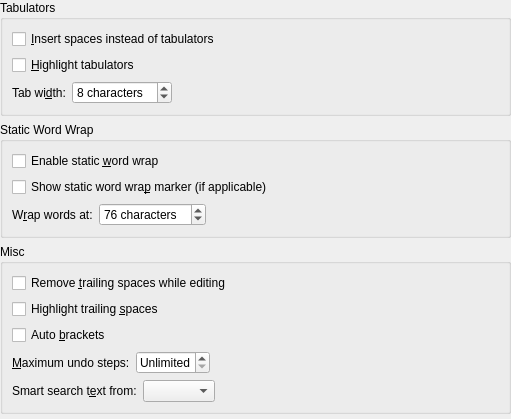
<ui version="4.0" >
 <class>EditConfigWidget</class>
 <widget class="QWidget" name="EditConfigWidget" >
  <property name="geometry" >
   <rect>
    <x>0</x>
    <y>0</y>
    <width>511</width>
    <height>419</height>
   </rect>
  </property>
  <layout class="QVBoxLayout" >
   <property name="margin" >
    <number>0</number>
   </property>
   <property name="spacing" >
    <number>6</number>
   </property>
   <item>
    <widget class="QGroupBox" name="gbTabulators" >
     <property name="title" >
      <string>Tabulators</string>
     </property>
     <layout class="QVBoxLayout" >
      <property name="margin" >
       <number>9</number>
      </property>
      <property name="spacing" >
       <number>6</number>
      </property>
      <item>
       <widget class="QCheckBox" name="chkReplaceTabs" >
        <property name="whatsThis" >
         <string>If this is enabled, the editor will calculate the number of spaces up to the next tab position as defined by the tab width, and insert that number of spaces instead of a TAB character.</string>
        </property>
        <property name="text" >
         <string>&amp;Insert spaces instead of tabulators</string>
        </property>
       </widget>
      </item>
      <item>
       <widget class="QCheckBox" name="chkShowTabs" >
        <property name="whatsThis" >
         <string>The editor will display a symbol to indicate the presence of a tab in the text.</string>
        </property>
        <property name="text" >
         <string>&amp;Highlight tabulators</string>
        </property>
       </widget>
      </item>
      <item>
       <layout class="QHBoxLayout" >
        <property name="margin" >
         <number>0</number>
        </property>
        <property name="spacing" >
         <number>6</number>
        </property>
        <item>
         <widget class="QLabel" name="lblTabWidth" >
          <property name="text" >
           <string>Tab wi&amp;dth:</string>
          </property>
          <property name="buddy" >
           <cstring>sbTabWidth</cstring>
          </property>
         </widget>
        </item>
        <item>
         <widget class="QSpinBox" name="sbTabWidth" >
          <property name="suffix" >
           <string> characters</string>
          </property>
          <property name="maximum" >
           <number>16</number>
          </property>
          <property name="minimum" >
           <number>1</number>
          </property>
          <property name="value" >
           <number>8</number>
          </property>
         </widget>
        </item>
        <item>
         <spacer>
          <property name="orientation" >
           <enum>Qt::Horizontal</enum>
          </property>
          <property name="sizeHint" >
           <size>
            <width>314</width>
            <height>23</height>
           </size>
          </property>
         </spacer>
        </item>
       </layout>
      </item>
     </layout>
    </widget>
   </item>
   <item>
    <widget class="QGroupBox" name="gbStaticWordWrap" >
     <property name="title" >
      <string>Static Word Wrap</string>
     </property>
     <layout class="QVBoxLayout" >
      <property name="margin" >
       <number>9</number>
      </property>
      <property name="spacing" >
       <number>6</number>
      </property>
      <item>
       <widget class="QCheckBox" name="chkStaticWordWrap" >
        <property name="whatsThis" >
         <string>&lt;p>Automatically start a new line of text when the current line exceeds the length specified by the &lt;b>Wrap words at:&lt;/b> option.&lt;/p>&lt;p>This option does not wrap existing lines of text - use the &lt;b>Apply Static Word Wrap&lt;/b> option in the &lt;b>Tools&lt;/b> menu for that purpose.&lt;/p>&lt;p>If you want lines to be &lt;i>visually wrapped&lt;/i> instead, according to the width of the view, enable &lt;b>Dynamic Word Wrap&lt;/b> in the &lt;b>View Defaults&lt;/b> config page.&lt;/p></string>
        </property>
        <property name="text" >
         <string>Enable static &amp;word wrap</string>
        </property>
       </widget>
      </item>
      <item>
       <widget class="QCheckBox" name="chkShowStaticWordWrapMarker" >
        <property name="whatsThis" >
         <string>&lt;p>If this option is checked, a vertical line will be drawn at the word wrap column as defined in the &lt;strong>Editing&lt;/strong> properties.&lt;/p>&lt;p>Note that the word wrap marker is only drawn if you use a fixed pitch font.&lt;/p></string>
        </property>
        <property name="text" >
         <string>Show static word wra&amp;p marker (if applicable)</string>
        </property>
       </widget>
      </item>
      <item>
       <layout class="QHBoxLayout" >
        <property name="margin" >
         <number>0</number>
        </property>
        <property name="spacing" >
         <number>6</number>
        </property>
        <item>
         <widget class="QLabel" name="lblWordWrap" >
          <property name="text" >
           <string>W&amp;rap words at:</string>
          </property>
          <property name="buddy" >
           <cstring>sbWordWrap</cstring>
          </property>
         </widget>
        </item>
        <item>
         <widget class="QSpinBox" name="sbWordWrap" >
          <property name="whatsThis" >
           <string>If the Word Wrap option is selected this entry determines the length (in characters) at which the editor will automatically start a new line.</string>
          </property>
          <property name="suffix" >
           <string> characters</string>
          </property>
          <property name="maximum" >
           <number>200</number>
          </property>
          <property name="minimum" >
           <number>20</number>
          </property>
          <property name="value" >
           <number>76</number>
          </property>
         </widget>
        </item>
        <item>
         <spacer>
          <property name="orientation" >
           <enum>Qt::Horizontal</enum>
          </property>
          <property name="sizeHint" >
           <size>
            <width>271</width>
            <height>23</height>
           </size>
          </property>
         </spacer>
        </item>
       </layout>
      </item>
     </layout>
    </widget>
   </item>
   <item>
    <widget class="QGroupBox" name="gbMisc" >
     <property name="title" >
      <string>Misc</string>
     </property>
     <layout class="QVBoxLayout" >
      <property name="margin" >
       <number>9</number>
      </property>
      <property name="spacing" >
       <number>6</number>
      </property>
      <item>
       <widget class="QCheckBox" name="chkRemoveTrailingSpaces" >
        <property name="whatsThis" >
         <string>If this is enabled, the editor will remove any trailing whitespace on lines when they are left by the insertion cursor.</string>
        </property>
        <property name="text" >
         <string>Remove &amp;trailing spaces while editing</string>
        </property>
       </widget>
      </item>
      <item>
       <widget class="QCheckBox" name="chkShowSpaces" >
        <property name="text" >
         <string>Highlight trailing &amp;spaces</string>
        </property>
       </widget>
      </item>
      <item>
       <widget class="QCheckBox" name="chkAutoBrackets" >
        <property name="whatsThis" >
         <string>When the user types a left bracket ([,(, or {) KateView automatically enters the right bracket (}, ), or ]) to the right of the cursor.</string>
        </property>
        <property name="text" >
         <string>Auto &amp;brackets</string>
        </property>
       </widget>
      </item>
      <item>
       <layout class="QHBoxLayout" >
        <property name="margin" >
         <number>0</number>
        </property>
        <property name="spacing" >
         <number>6</number>
        </property>
        <item>
         <widget class="QLabel" name="label" >
          <property name="text" >
           <string>&amp;Maximum undo steps:</string>
          </property>
          <property name="buddy" >
           <cstring>sbMaxUndos</cstring>
          </property>
         </widget>
        </item>
        <item>
         <widget class="QSpinBox" name="sbMaxUndos" >
          <property name="whatsThis" >
           <string>Sets the number of undo/redo steps to record. More steps uses more memory.</string>
          </property>
          <property name="specialValueText" >
           <string>Unlimited</string>
          </property>
          <property name="maximum" >
           <number>1000000</number>
          </property>
         </widget>
        </item>
        <item>
         <spacer>
          <property name="orientation" >
           <enum>Qt::Horizontal</enum>
          </property>
          <property name="sizeHint" >
           <size>
            <width>231</width>
            <height>23</height>
           </size>
          </property>
         </spacer>
        </item>
       </layout>
      </item>
      <item>
       <layout class="QHBoxLayout" >
        <property name="margin" >
         <number>0</number>
        </property>
        <property name="spacing" >
         <number>6</number>
        </property>
        <item>
         <widget class="QLabel" name="lblSmartSearch" >
          <property name="text" >
           <string>Smart search t&amp;ext from:</string>
          </property>
          <property name="buddy" >
           <cstring>cmbSmartSearch</cstring>
          </property>
         </widget>
        </item>
        <item>
         <widget class="QComboBox" name="cmbSmartSearch" >
          <property name="whatsThis" >
           <string>&lt;p>This determines where a view will get the search text from 
(this will be automatically entered into the Find Text dialog): 
&lt;/p>
&lt;p>
&lt;ul>
&lt;li>&lt;b>Nowhere:&lt;/b> Don't guess the search text.
&lt;/li>
&lt;li>&lt;b>Selection Only:&lt;/b> Use the current text selection, 
if available.
&lt;/li>
&lt;li>&lt;b>Selection, then Current Word:&lt;/b> Use the current 
selection if available, otherwise use the current word.
&lt;/li>
&lt;li>&lt;b>Current Word Only:&lt;/b> Use the word that the cursor 
is currently resting on, if available.
&lt;/li>
&lt;li>&lt;b>Current Word, then Selection:&lt;/b> Use the current 
word if available, otherwise use the current selection.
&lt;/li>
&lt;/ul>
&lt;/p>
&lt;p>
Note that, in all the above modes, if a search string has 
not been or cannot be determined, then the Find Text Dialog 
will fall back to the last search text.
&lt;/p></string>
          </property>
         </widget>
        </item>
        <item>
         <spacer>
          <property name="orientation" >
           <enum>Qt::Horizontal</enum>
          </property>
          <property name="sizeHint" >
           <size>
            <width>131</width>
            <height>20</height>
           </size>
          </property>
         </spacer>
        </item>
       </layout>
      </item>
     </layout>
    </widget>
   </item>
   <item>
    <spacer>
     <property name="orientation" >
      <enum>Qt::Vertical</enum>
     </property>
     <property name="sizeHint" >
      <size>
       <width>441</width>
       <height>20</height>
      </size>
     </property>
    </spacer>
   </item>
  </layout>
 </widget>
 <resources/>
 <connections/>
</ui>
